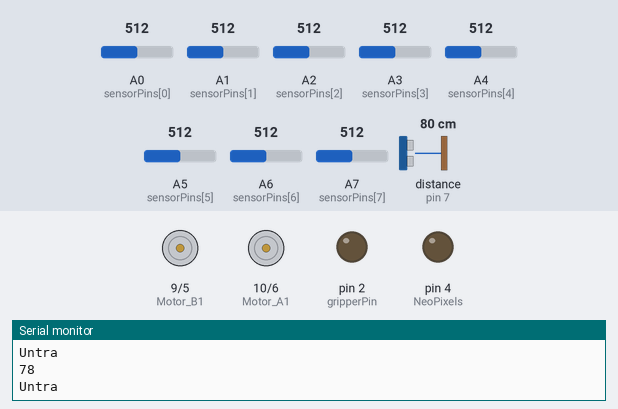
Simulated run of this sketch. Board: Arduino Nano, built with avr-gcc and run on an emulated ATmega328P. Shown: motor-driver pin pairs drawn as motors (green arrow = first pin HIGH = forward, orange = second pin HIGH = backward, longer = more drive), output pins drawn as LEDs (lit = HIGH), the last lines printed to the serial monitor. Wiring (inferred from the names in the program): ultrasonic range finder: trigger pin 8; echo pin 7. The inputs (shaded band) are chosen by the test bench; at power-on: distance to the obstacle (sensor on pin 7) 80 cm, A0 (sensorPins[0]) = 512, A1 (sensorPins[1]) = 512, A2 (sensorPins[2]) = 512, A3 (sensorPins[3]) = 512, A4 (sensorPins[4]) = 512, A5 (sensorPins[5]) = 512, A6 (sensorPins[6]) = 512, A7 (sensorPins[7]) = 512. The echo pulse lasts 58.3 µs per cm; pins used as bus, display or sensor lines are not drawn.

Above: at 1.2 s.
1.3 s: distance to the obstacle (sensor on pin 7) set to 40 cm
3.7 s: distance to the obstacle (sensor on pin 7) set to 32 cm
At 5.5 s:
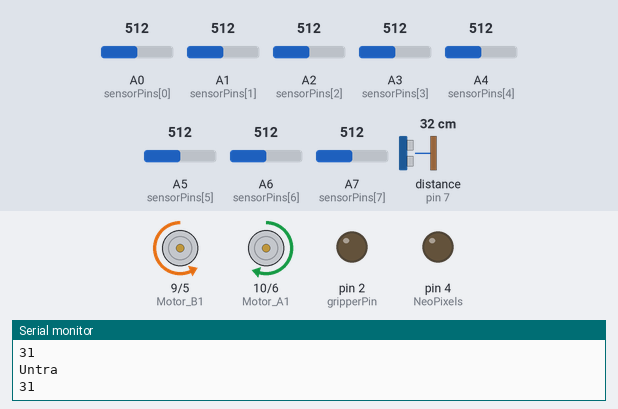
At 8.3 s:
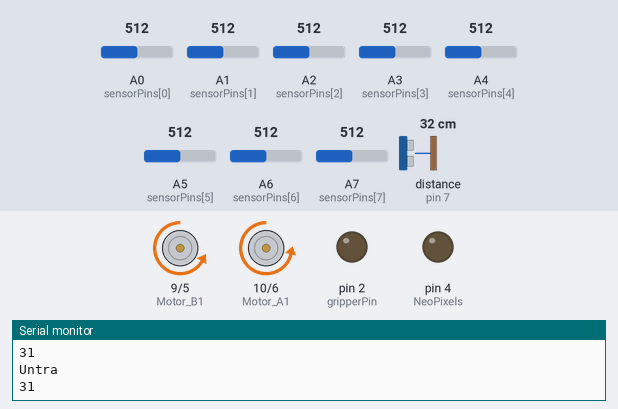
Timing chart, 0 to 9.8 s (numbered marks = the images above; inputs shaded):
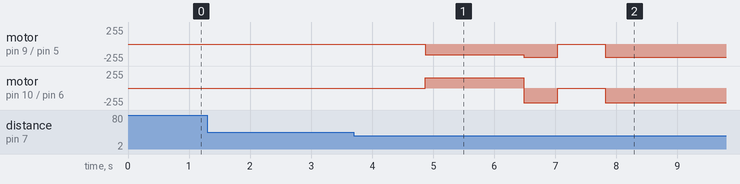

The sketch:

line-maze.ino
```cpp
#include <Adafruit_NeoPixel.h>

Adafruit_NeoPixel strip(4, 4, NEO_RGB);

int sensorPins[] = {A0, A1, A2, A3, A4, A5, A6, A7};
int v[] = {0, 0, 0, 0, 0, 0, 0, 0};
const int Motor_A1 = 10;  // Left wheel, goes backwards
const int Motor_A2 = 6;  // Left wheel, goes forward
const int Motor_B1 = 9;  // Right wheel, goes forward
const int Motor_B2 = 5;  // Right wheel, goes backwards
bool lineMaze = false;
bool finished = false;

const int gripperPin = 2;
void moveGripper(int angle); // Function prototype declaration
void dropGripper(); // Function prototype declaration
bool stopGripper = false;

bool state = true;

int NeoPixels = 4;

int Echo = 7;
int Trigger = 8;

int repetitionsOfBlack = 0;
unsigned long startTime;

void setup() {

  for (int i = 0; i <= 7; i++) {
    pinMode(sensorPins[i], INPUT);
  }

//  pinMode(echoPin, INPUT);
//  pinMode(trigPin, OUTPUT);
  pinMode(Motor_A1, OUTPUT);
  pinMode(Motor_A2, OUTPUT);
  pinMode(Motor_B1, OUTPUT);
  pinMode(Motor_B2, OUTPUT);
  pinMode(NeoPixels, OUTPUT);

  pinMode(Echo, INPUT);
  pinMode(Trigger, OUTPUT);

  pinMode(gripperPin, OUTPUT);

  Serial.begin(9600); // Initialize serial communication
}

void loop() {

//  for (int i = 0; i <= 6; i++) {
//    Serial.println(" ");
//  }
//  for (int i = 0; i <= 7; i++) {
////    Serial.print("Value "+String(i)+" : ");
//    v[i] = analogRead(sensorPins[i]);
////    Serial.println(v[i]);
//  }
  if (lineMaze == false && finished == false) {
    lookMaybeStart();
  }
  if (lineMaze == true && finished == false) {
    if (analogRead(sensorPins[0]) > 840){
      turnRight();
    }
    if (isEverythingWhite()) {
      turnAround();
    }
    else if ((analogRead(sensorPins[2]) > 700 && analogRead(sensorPins[4]) > 700) || analogRead(sensorPins[2]) > 700 || analogRead(sensorPins[1]) > 700) {
      moveSlightlyRight();
    }
    else if ((analogRead(sensorPins[3]) > 700 && analogRead(sensorPins[5]) > 700) || analogRead(sensorPins[5]) > 700 || analogRead(sensorPins[6]) > 700 || analogRead(sensorPins[7]) > 700) {
      moveSlightlyLeft();
    }
    else {
      forward();
    }
  }

  if (lineMaze == true && finished == true) {
    setStrip("S");
    goBackwards();
    startTime = millis();
    while (millis() - startTime < 200) {
      continue;
    }
    stopMoving();
    int mapAngle = map(90, 0, 180, 544, 2400);
    // You can define the action to drop the gripper here
    // For example, open the gripper fully
    digitalWrite(gripperPin, HIGH); // Activate gripper (open)
    delayMicroseconds(mapAngle); // Delay to keep gripper open for 1 second (adjust as needed)
    digitalWrite(gripperPin, LOW); // Release gripper
    goBackwards();
    startTime = millis();
    while (millis() - startTime < 2500) {
      continue;
    }
    stopMoving();
    lineMaze = false;
    delay(20);
  }
  delay(1);
}

void forward() {
  setStrip("F");
  analogWrite(Motor_A1, 155);
  analogWrite(Motor_A2, 0);
  analogWrite(Motor_B1, 0);
  analogWrite(Motor_B2, 164);
}

void moveSlightlyLeft() {
  setStrip("F");
  analogWrite(Motor_A1, 150);
  analogWrite(Motor_A2, 0);
  analogWrite(Motor_B1, 0);
  analogWrite(Motor_B2, 220);
}

void moveSlightlyRight() {
  setStrip("F");
  analogWrite(Motor_A1, 221);
  analogWrite(Motor_A2, 0);
  analogWrite(Motor_B1, 0);
  analogWrite(Motor_B2, 160);
}

void stopMoving() {
  analogWrite(Motor_A1, 0);
  analogWrite(Motor_A2, 0);
  analogWrite(Motor_B1, 0);
  analogWrite(Motor_B2, 0);
  delay(500);
}

void goBackwards()
{
  analogWrite(Motor_A1, 0);// Left wheel, goes forward
  analogWrite(Motor_A2, 182);// Left wheel, goes backward
  analogWrite(Motor_B1, 171);//Right wheel, goes backward
  analogWrite(Motor_B2, 0);// Right wheel, goes forward
}


void turnAround() {
  delay(275);
  spinLeft();
  startTime = millis();
  while (millis() - startTime < 2000) {
    if (!isEverythingWhite()) {
      startTime = millis();
      while (millis() - startTime < 25) {
        continue;
      }
      forward();
      return;
    }
  }
}

//void turnAround() {
//  delay(320);
//  spinRight();
//  delay(470);
//  stopMoving();
//  if (!isEverythingWhite()) {
//    forward();
//    return;
//  }
//  spinLeft();
//  delay(920);
//  stopMoving();
//  if (!isEverythingWhite()) {
//    forward();
//    return;
//  }
//  spinLeft();
//  delay(500);
//}

void turnRight() {
  startTime = millis();
  while (millis() - startTime < 200) {
    continue;
  }
  if (analogRead(sensorPins[2]) > 800 && analogRead(sensorPins[5]) > 800) {
    setStrip("S");
    stopMoving();
    startTime = millis();
    finished = true;
    return;
  }
  startTime = millis();
  while (millis() - startTime < 180) {
    continue;
  }
  spinRight();
  startTime = millis();
  while (millis() - startTime < 480) {
      continue;
  }
  stopMoving();
  if (isEverythingWhite()) {
    spinLeft();
    startTime = millis();
    while (millis() - startTime < 480) {
      continue;
    }
    stopMoving();
  }
}

void spinLeft() {
  setStrip("L");
  analogWrite(Motor_A1, 0);
  analogWrite(Motor_A2, 219);
  analogWrite(Motor_B1, 0);
  analogWrite(Motor_B2, 201);
}

void spinRight() {
  setStrip("R");
  analogWrite(Motor_A1, 190.0);
  analogWrite(Motor_A2, 0);
  analogWrite(Motor_B1, 188.0);
  analogWrite(Motor_B2, 0);
}

//void turnRightOrLeftOrMoveForward() {
//  unsigned long startTime = millis();
//  while (millis() - startTime < 180) {
//    if (analogRead(sensorPins[7]) > 700 || analogRead(sensorPins[6]) > 700 || analogRead(sensorPins[5]) > 700) {
//      turnAround(0);
//      return;
//    }
//  }
//  if (isEverythingWhite()) {
//    delay(100);
//    spinRight();
//    delay(420);
//  }
//  forward();
//  delay(50);
//}

bool isEverythingWhite() {
  for (int i = 0; i <= 7; i++) {
    if (analogRead(sensorPins[i]) > 720 ) {
      return false;
    }
  }
  return true;
}

bool black() {
  for (int i = 1; i <= 6; i++) {
    if (analogRead(sensorPins[i]) < 720 ) {
      return false;
    }
  }
  return true;
}

void setStrip(String dir) {
  strip.clear();
  if (dir == "L") {
    strip.setPixelColor(3, strip.Color(255, 120, 0));
  } else if (dir == "R") {
    strip.setPixelColor(2, strip.Color(255, 120, 0));
  } else if (dir == "B") {
    strip.setPixelColor(0, strip.Color(255, 0, 0));
    strip.setPixelColor(1, strip.Color(255, 0, 0));
  } else if (dir == "F") {
    strip.setPixelColor(3, strip.Color(0, 255, 0));
    strip.setPixelColor(2, strip.Color(0, 255, 0));
  } else if (dir == "S") {
    strip.setPixelColor(0, strip.Color(0, 0, 255));
    strip.setPixelColor(1, strip.Color(0, 0, 255));
    strip.setPixelColor(2, strip.Color(0, 0, 255));
    strip.setPixelColor(3, strip.Color(0, 0, 255));
  } else if (dir == "X") {
    strip.setPixelColor(0, strip.Color(255, 0, 0));
    strip.setPixelColor(1, strip.Color(255, 0, 0));
    strip.setPixelColor(2, strip.Color(255, 0, 0));
    strip.setPixelColor(3, strip.Color(255, 0, 0));
  }
  strip.show();
}

void moveGripper(int angle) {
  int mapAngle = map(angle, 0, 180, 544, 2400);

  unsigned long startTime = millis(); // Record the start time
  unsigned long duration = 1000; // Duration for gripper action in milliseconds

  for (int i = 0; i < 10; i++) { // Loop the gripper movement 10 times
    if (millis() - startTime >= duration) {
      break; // Exit the loop if the duration is exceeded
    }

    digitalWrite(gripperPin, HIGH); // Activate gripper
    delayMicroseconds(mapAngle); // Hold gripper position
    digitalWrite(gripperPin, LOW); // Release gripper
    delay(20); // Delay between actions
  }
}

void dropGripper() {
  // Function to drop the gripper
  int mapAngle = map(90, 0, 180, 544, 2400);
  // You can define the action to drop the gripper here
  // For example, open the gripper fully
  digitalWrite(gripperPin, HIGH); // Activate gripper (open)
  delayMicroseconds(mapAngle); // Delay to keep gripper open for 1 second (adjust as needed)
  digitalWrite(gripperPin, LOW); // Release gripper
  delay(20);

  if (stopGripper) {
    return;
  }
}

void lookMaybeStart() {
  // Declare variables
  static int consecutiveDetections = 0;
  static boolean eyeState = false;
  long duration;
  long distance = 0; // Declare distance variable
  long prevDistance = 0; // Variable to store the previous distance

  // Loop until three consecutive detections are made
  while (consecutiveDetections < 10) {
    Serial.println("Untra");
    // Trigger the sensor
    digitalWrite(Trigger, LOW);
    delayMicroseconds(5);
    digitalWrite(Trigger, HIGH);
    delayMicroseconds(50);
    digitalWrite(Trigger, LOW);

    // Measure the duration of the pulse
    duration = pulseIn(Echo, HIGH);
    delay(100);

    // Calculate distance based on the duration
    distance = duration * 0.034 / 2;
    Serial.println(distance);
    // Check if the current distance matches the previous distance
    if (distance == prevDistance && distance <= 35) {
      // Increment consecutive detections counter
      consecutiveDetections++;
    } else {
      // Reset consecutive detections counter if the distance changes
      consecutiveDetections = 0;

    }
    // Store the current distance as the previous distance for the next iteration
    prevDistance = distance;
  }

  forward();

  startTime = millis();
  while (millis() - startTime < 1400) {
      continue;
  }

  moveGripper(58);

  spinLeft();

  startTime = millis();
  while (millis() - startTime < 560) {
      continue;
  }
  stopMoving();
  lineMaze = true;
}
```

Measured:
- the behaviour switches between 37 and 36 cm on distance to the obstacle (sensor on pin 7) (found by bisection; images 0 and 1)
